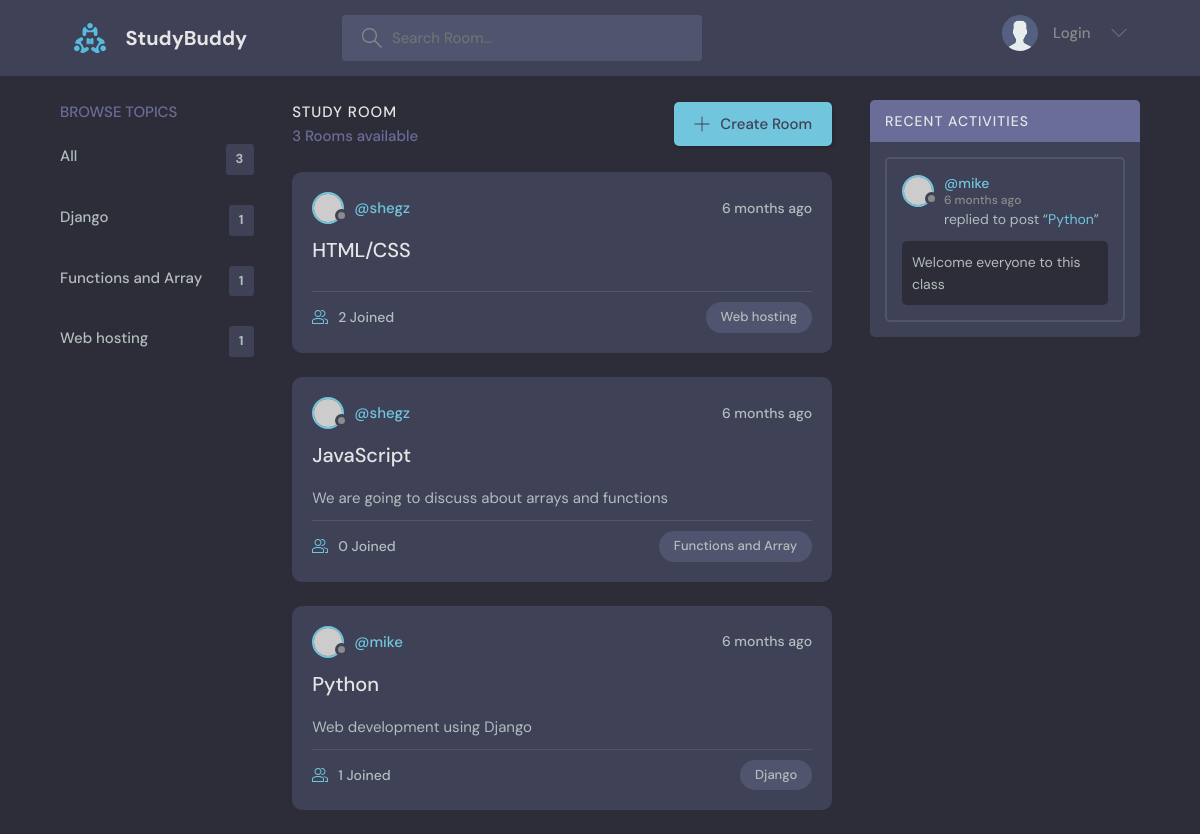
Before: / with the older database file.
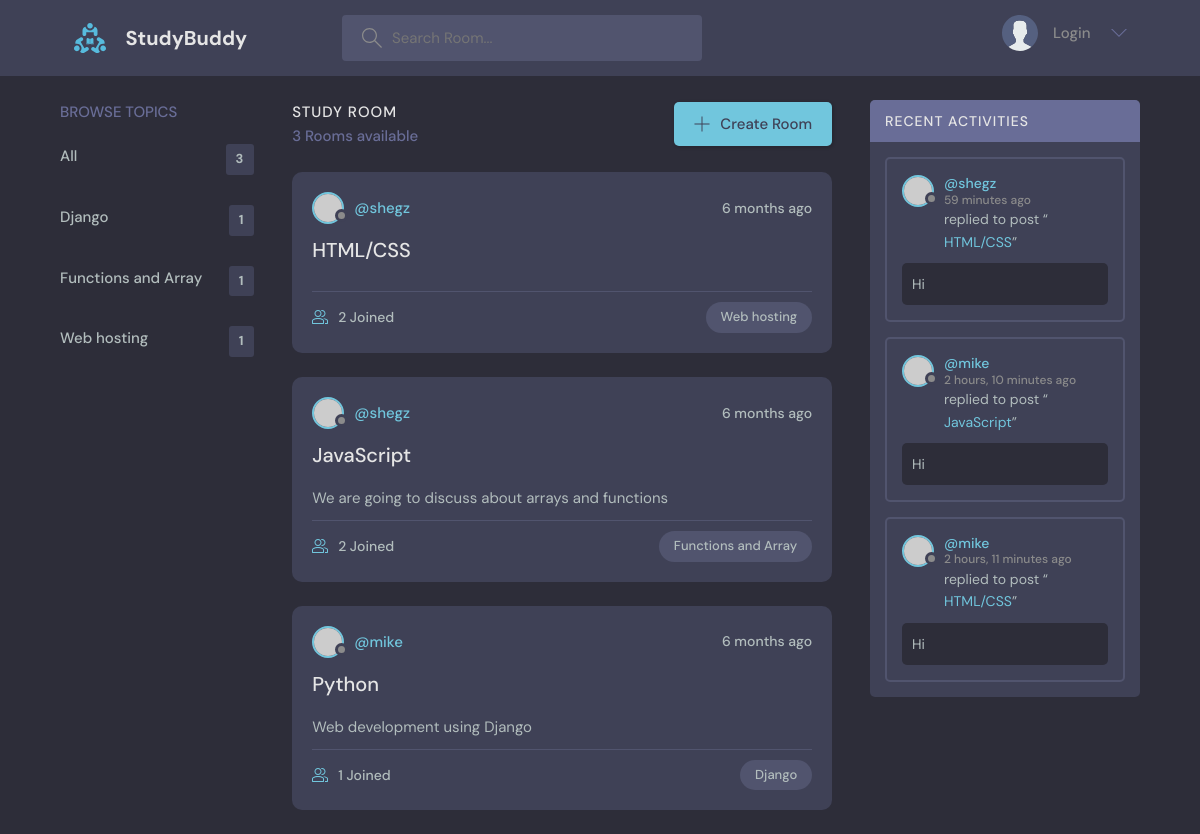
After: the same page with the newer database file.
### base/models.py (models this page shows, shortened)
class Topic(models.Model):
    name = models.CharField(max_length=150)

class Room(models.Model):
    host = models.ForeignKey(User, on_delete=models.SET_NULL, null=True)
    topic = models.ForeignKey(Topic, on_delete=models.SET_NULL, null=True)
    name = models.CharField(max_length=200, null=True)
    description = models.TextField(null=True, blank=True)
    participants = models.ManyToManyField(
        User, related_name='participants', blank=True)
    updated = models.DateTimeField(auto_now=True)
    created = models.DateTimeField(auto_now_add=True)
    class Meta:
        ordering = ['-updated', '-created']
    def __str__(self):
        return self.name

class Message(models.Model):
    user = models.ForeignKey(User, on_delete=models.CASCADE)
    room = models.ForeignKey(Room, on_delete=models.CASCADE)
    body = models.TextField()
    updated = models.DateTimeField(auto_now=True)
    created = models.DateTimeField(auto_now_add=True)
    class Meta:
        ordering = ['-updated', '-created']

### base/views.py (the view)
# urls.py: path('', views.home, name="home"),
def home(request):
    q = request.GET.get('q') if request.GET.get('q') != None else ''
    rooms = Room.objects.filter(
        Q(topic__name__icontains=q) | Q(name__icontains=q))
    topics = Topic.objects.all()
    room_count = rooms.count()
    room_messages = Message.objects.filter(Q(room__topic__name__icontains=q))
    context = {'rooms': rooms, 'topics': topics,
               'room_count': room_count, 'room_messages': room_messages}
    return render(request, 'base/home.html', context)

### base/templates/base/home.html (shortened to what this page needs)
{% extends 'main.html'%}
{% block content %}
<main class="layout layout--3">
    <div class="container">
        <div>
            {% include 'base/topics_component.html' %}
        </div>
        <div>
            <div class="roomList__header">
                <div>
                    <h2>Study Room</h2>
                    <p>{{room_count}} Rooms available</p>
                </div>
                <a class="btn btn--main" href="{% url 'create-room' %}">
                    <svg version="1.1" xmlns="http://www.w3.org/2000/svg" width="32" height="32" viewBox="0 0 32 32">
                        <title>add</title>
                        <path
                            d="M16.943
                            0.943h-1.885v14.115h-14.115v1.885h14.115v14.115h1.885v-14.115h14.115v-1.885h-14.115v-14.115z">
                        </path>
                    </svg>
                    Create Room
                </a>
            </div>
            {% include 'base/feed_component.html' %}
        </div>
        <div>
            {% include 'base/activity_component.html' %}
        </div>
    </div>
</main>
{% endblock content %}

### base/templates/base/topics_component.html
<div class="topics">
    <div class="topics__header">
        <h2>Browse Topics</h2>
    </div>
    <ul class="topics__list">
        <li>
            <a href="{% url 'home' %}">All<span>{{topics.count}}</span></a>
        </li>
        {% for topic in topics %}
        <li>
            <a href="{% url 'home' %}?q={{ topic.name }}">{{topic.name}}<span>{{topic.room_set.all.count}}</span></a>
        </li>
        {% endfor %}
    </ul>
</div>

### base/templates/base/feed_component.html (shortened to what this page needs)
<div class="roomList">
    {% for i in rooms %}
    <div class="roomListRoom">
        <div class="roomListRoom__header">
            <a href="{% url 'user-profile' i.host.id %}" class="roomListRoom__author">
                <div class="avatar avatar--small">
                    <img src="https://randomuser.me/api/portraits/women/11.jpg" />
                </div>
                <span>@{{i.host.username}}</span>
            </a>
            <div class="roomListRoom__actions">
                <span>{{i.created|timesince}} ago</span>
            </div>
        </div>
        <div class="roomListRoom__content">
            <a href="{% url 'room' i.id%}">{{i.name}}</a>
            <p>
                {{i.description}}
            </p>
        </div>
        <div class="roomListRoom__meta">
            <a href="{% url 'room' i.id%}" class="roomListRoom__joined">
                {{i.participants.all.count}} Joined
            </a>
            <p class="roomListRoom__topic">{{i.topic.name}}</p>
        </div>
    </div>
    {% endfor %}
</div>

### base/templates/base/activity_component.html (shortened to what this page needs)
<div class="activities">
    <div class="activities__header">
        <h2>Recent Activities</h2>
    </div>
    {% for m in room_messages %}
    <div class="activities__box">
        <div class="activities__boxHeader roomListRoom__header">
            <a href="{% url 'user-profile' m.user.id %}"
                class="roomListRoom__author">
                <div class="avatar avatar--small">
                    <img src="https://randomuser.me/api/portraits/women/11.jpg"
                        />
                </div>
                <p>
                    @{{m.user}}
                    <span>{{m.created|timesince}} ago</span>
                </p>
            </a>
        </div>
        <div class="activities__boxContent">
            <p>replied to post “<a href="{% url 'room' m.room.id%}">{{m.room}}</a>”</p>
            <div class="activities__boxRoomContent">
                <p>{{m.body}}</p>
            </div>
        </div>
    </div>
    {% endfor %}
</div>

Changed rows visible on the page:
removed Message: user "mike", created "6 months", room "Python", body "Welcome everyone to this class"
computed for Room "JavaScript": participants.all.count "0" → "2"
added Message: user "shegz", created "59 minutes", room "HTML/CSS", body "Hi"
added Message: user "mike", created "2 hours, 10 minutes", room "JavaScript", body "Hi"
added Message: user "mike", created "2 hours, 11 minutes", room "HTML/CSS", body "Hi"
